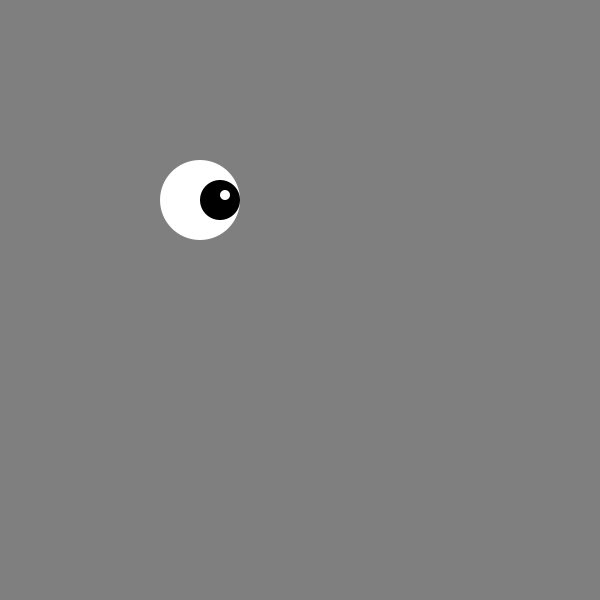
Frame 1 (no input)
Frame 60 (the mouse pressed at the canvas centre just before this capture): identical to frame 1, image omitted
Frame 120 (the mouse held since frame 60 and released just before this capture): identical to frame 1, image omitted

The Processing sketch that drew this single still picture (run headless with seeded random() and noise(); from frame 60 on, the mouse is pressed at the canvas centre):

// Processing sketch: eye
// ── eye.pde
/** Variables. Ojito.
 */
 
int eyeX;
int eyeY;
int eyeSize;

void setup () {
  size(600, 600);
}

void draw () {
  background(127);
  
  // Cornea
  fill(255);
  noStroke();
  ellipse(200, 200, 80, 80);

  // Retina
  fill(0);
  ellipse(220, 200, 40, 40);

  // Iris
  fill(255);
  ellipse(225, 195, 10, 10);
}
